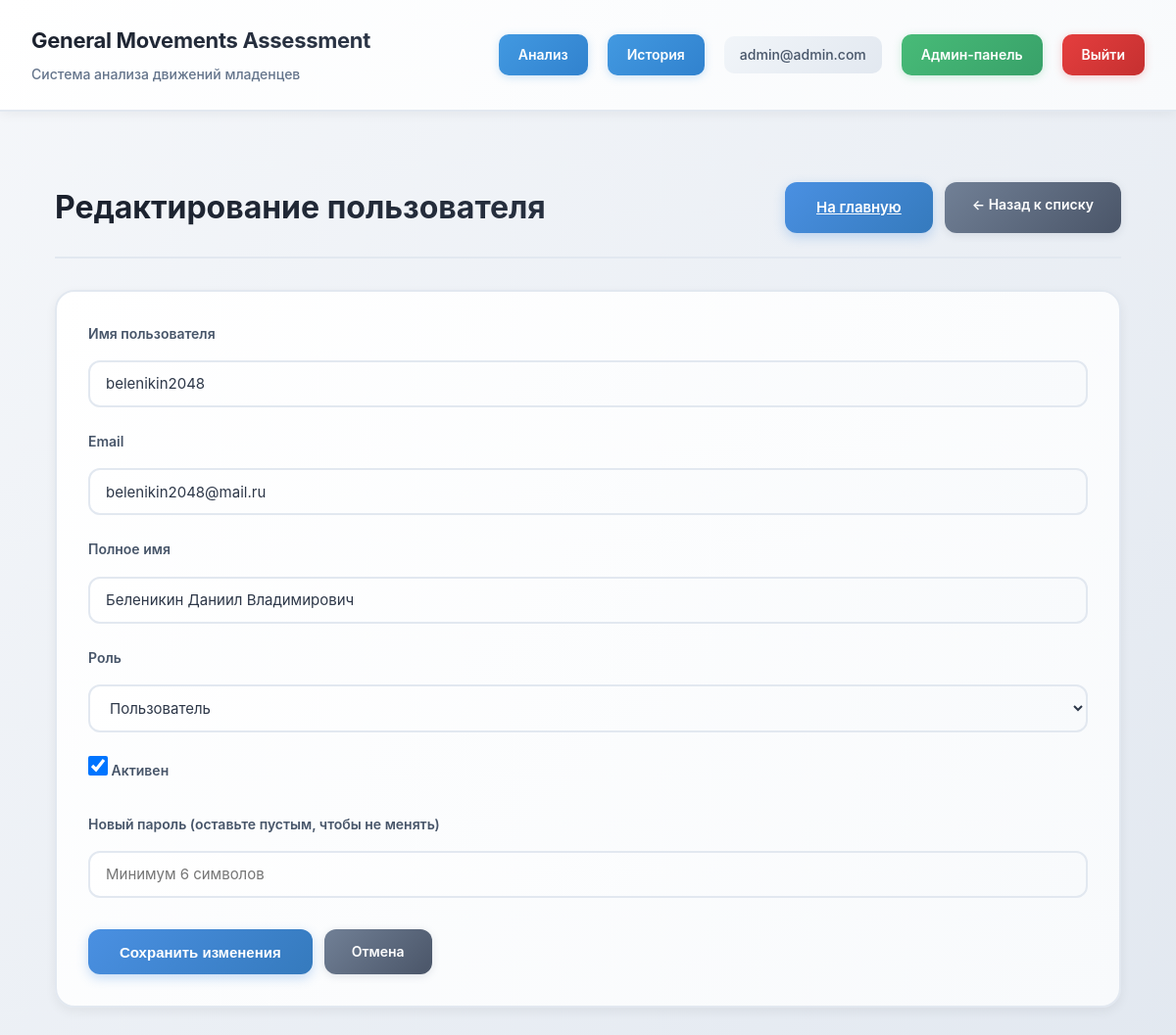
/admin/users/6/edit (signed in), run on the app's committed database.
### tables this page shows
CREATE TABLE users (
                id INTEGER PRIMARY KEY AUTOINCREMENT,
                username TEXT UNIQUE NOT NULL,
                email TEXT UNIQUE,
                password_hash TEXT NOT NULL,
                full_name TEXT,
                role TEXT DEFAULT 'user',
                created_at TIMESTAMP DEFAULT CURRENT_TIMESTAMP,
                last_login TIMESTAMP,
                is_active INTEGER DEFAULT 1
            );

### app.py (the view)
        def wrapper(*args, **kwargs):
            if 'user_id' not in session:
                return redirect(url_for('login'))
            user_role = session.get('role', 'user')
            if user_role != 'admin':
                flash('Доступ запрещен. Требуются права администратора.', 'error')
                return redirect(url_for('main'))
            return f(*args, **kwargs)

### app.py (called while the page is built, shortened)
def require_admin():
    def decorator(f):
        def wrapper(*args, **kwargs):
            if 'user_id' not in session:
                return redirect(url_for('login'))
            user_role = session.get('role', 'user')
            if user_role != 'admin':
                flash('Доступ запрещен. Требуются права администратора.', 'error')
                return redirect(url_for('main'))
            return f(*args, **kwargs)
        wrapper.__name__ = f.__name__
        return wrapper
    return decorator

@app.route('/admin/users/<int:user_id>/edit', methods=['GET', 'POST'])
@require_admin()
def admin_edit_user(user_id):
    user = auth_manager.db.get_user_by_id(user_id)
    if not user:
        flash('Пользователь не найден', 'error')
        return redirect(url_for('admin_users'))
    return render_template('admin/edit_user.html', user=user)

### templates/admin/edit_user.html (shortened to what this page needs)
{% extends "base.html" %}
{% block extra_css %}
<link rel="stylesheet" href="{{ url_for('static', filename='css/admin.css') }}">
{% endblock %}
{% block content %}
<div class="admin-container">
    <div class="admin-header">
        <div>
            <h1>Редактирование пользователя</h1>
        </div>
        <div class="header-actions">
            <a href="{{ url_for('main') }}" class="btn-primary">На главную</a>
            <a href="{{ url_for('admin_users') }}" class="btn-secondary">← Назад к списку</a>
        </div>
    </div>
    <div class="admin-form-container">
        <form method="POST" class="admin-form">
            <div class="form-group">
                <label for="username">Имя пользователя</label>
                <input type="text" id="username" name="username" value="{{ user.username }}" required>
            </div>
            <div class="form-group">
                <label for="email">Email</label>
                <input type="email" id="email" name="email" value="{{ user.email or '' }}">
            </div>
            <div class="form-group">
                <label for="full_name">Полное имя</label>
                <input type="text" id="full_name" name="full_name" value="{{ user.full_name or '' }}">
            </div>
            <div class="form-group">
                <label for="role">Роль</label>
                <select id="role" name="role">
                    <option value="user" {{ 'selected' if user.role == 'user' }}>Пользователь</option>
                </select>
            </div>
            <div class="form-group">
                <label>
                    <input type="checkbox" name="is_active" {{ 'checked' if user.is_active }}>
                    Активен
                </label>
            </div>
            <div class="form-group">
                <label for="password">Новый пароль (оставьте пустым, чтобы не менять)</label>
                <input type="password" id="password" name="password" placeholder="Минимум 6 символов">
            </div>
            <div class="form-actions">
                <button type="submit" class="btn-primary">Сохранить изменения</button>
                <a href="{{ url_for('admin_users') }}" class="btn-secondary">Отмена</a>
            </div>
        </form>
    </div>
</div>
{% endblock %}

### static/css/style.css (style rules this page uses)
* { box-sizing: border-box; margin: 0; padding: 0; }
body { font-family: -apple-system, BlinkMacSystemFont, 'Segoe UI', Roboto, 'Helvetica Neue', Arial, sans-serif; background: linear-gradient(135deg, #f5f7fa 0%, #e2e8f0 100%); background-attachment: fixed; color: #2c3e50; line-height: 1.6; min-height: 100vh; }
.form-group { display: flex; flex-direction: column; }
.form-group label { font-weight: 600; font-size: 14px; color: #475569; margin-bottom: 8px; }
.form-group input { background: linear-gradient(135deg, #ffffff 0%, #f8fafc 100%); border: 2px solid #e2e8f0; border-radius: 12px; padding: 12px 16px; font-size: 15px; transition: all 0.3s cubic-bezier(0.4, 0, 0.2, 1); color: #2d3748; font-family: inherit; height: 48px; }
.btn-primary { background: linear-gradient(135deg, #4a90e2 0%, #357abd 100%); color: white; border: none; border-radius: 12px; padding: 14px 32px; font-weight: 600; font-size: 15px; cursor: pointer; transition: all 0.3s cubic-bezier(0.4, 0, 0.2, 1); box-shadow: 0 4px 12px rgba(74, 144, 226, 0.3); position: relative; overflow: hidden; }
.btn-primary::before { content: ''; position: absolute; top: 50%; left: 50%; width: 0; height: 0; border-radius: 50%; background: rgba(255, 255, 255, 0.3); transform: translate(-50%, -50%); transition: width 0.6s, height 0.6s; }
.btn-secondary { background: linear-gradient(135deg, #718096 0%, #4a5568 100%); color: white; border: none; border-radius: 12px; padding: 12px 28px; font-weight: 600; font-size: 14px; cursor: pointer; transition: all 0.3s cubic-bezier(0.4, 0, 0.2, 1); box-shadow: 0 2px 8px rgba(113, 128, 150, 0.2); text-decoration: none; display: inline-block; text-align: center; }

### static/css/admin.css (style rules this page uses)
.admin-container { max-width: 1400px; margin: 0 auto; padding: 32px; animation: fadeIn 0.5s ease-in; }
.admin-header { display: flex; justify-content: space-between; align-items: flex-start; margin-bottom: 32px; padding-bottom: 24px; border-bottom: 2px solid #e2e8f0; gap: 24px; }
.admin-header > div:first-child { flex: 1; }
.admin-header h1 { font-size: 32px; font-weight: 700; background: linear-gradient(135deg, #1a202c 0%, #2d3748 100%); -webkit-background-clip: text; -webkit-text-fill-color: transparent; background-clip: text; margin: 0; }
.header-actions { display: flex; gap: 12px; }
.admin-form-container { background: linear-gradient(135deg, #ffffff 0%, #f8fafc 100%); border: 2px solid #e2e8f0; border-radius: 20px; padding: 32px; box-shadow: 0 4px 12px rgba(0, 0, 0, 0.06); }
.admin-form { display: flex; flex-direction: column; gap: 24px; }
.admin-form .form-group { display: flex; flex-direction: column; gap: 8px; }
.admin-form label { font-weight: 600; font-size: 14px; color: #475569; }
.admin-form input[type="text"], .admin-form input[type="email"], .admin-form input[type="password"], .admin-form select { background: linear-gradient(135deg, #ffffff 0%, #f8fafc 100%); border: 2px solid #e2e8f0; border-radius: 12px; padding: 12px 16px; font-size: 15px; transition: all 0.3s cubic-bezier(0.4, 0, 0.2, 1); color: #2d3748; font-family: inherit; }
.admin-form input[type="checkbox"] { width: 20px; height: 20px; cursor: pointer; }
.form-actions { display: flex; gap: 12px; margin-top: 8px; }

### data on the page
users: username "belenikin2048", email "belenikin2048@mail.ru", full_name "Беленикин Даниил Владимирович"

### other printed values
{{ session.get('email', '') }} "admin@admin.com"
